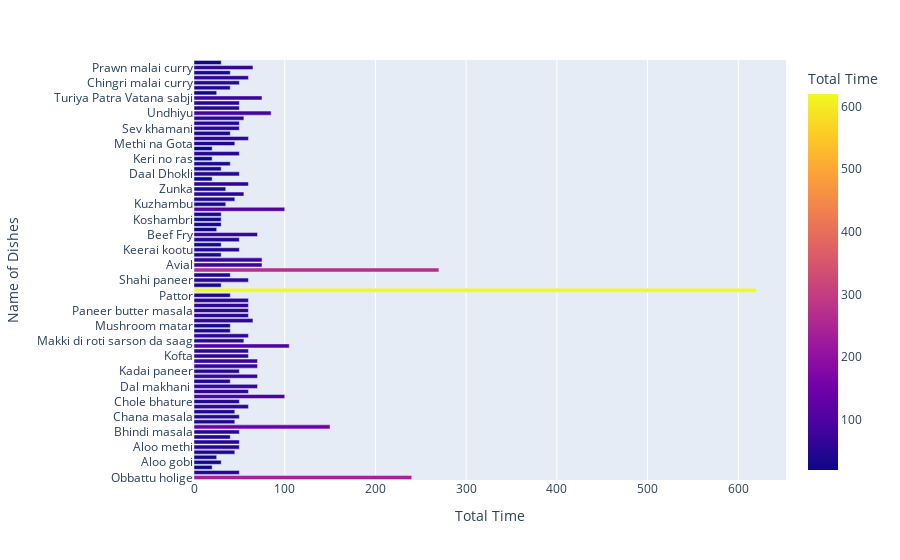

Notebook cell for this chart:
### Markdown cell above
### total time had taken by  main course to cook...

### Code cell
fig=px.bar(data_frame=main_course,x='total_time',y='name',color='total_time',
          orientation='h',labels={'name':'Name of Dishes','total_time':'Total Time '})
fig.show()

### Figure 1 — Plotly figure (JSON) as saved in the notebook; plotly's stock layout.template omitted (floating-point values rounded to 4 significant figures)
{"data": [{"alignmentgroup": "True", "hovertemplate": "Total Time =%{marker.color}<br>Name of Dishes=%{y}<extra></extra>", "legendgroup": "", "marker": {"color": [240, 50, 20, 30, 25, 45, 50, 50, 40, 50, 150, 45, 50, 45, 60, 50, 100, 60, 70, 40, 70, 50, 70, 70, 60, 60, 105, 55, 60, 40, 40, 65, 60, 60, 60, 60, 40, 620, 30, 60, 40, 270, 75, 75, 30, 50, 30, 50, 70, 25, 30, 30, 30, 100, 35, 45, 55, 35, 60, 20, 50, 30, 40, 20, 50, 20, 45, 60, 40, 50, 50, 55, 85, 50, 50, 75, 25, 40, 50, 60, 40, 65, 30], "coloraxis": "coloraxis"}, "name": "", "offsetgroup": "", "orientation": "h", "showlegend": false, "textposition": "auto", "type": "bar", "x": [240, 50, 20, 30, 25, 45, 50, 50, 40, 50, 150, 45, 50, 45, 60, 50, 100, 60, 70, 40, 70, 50, 70, 70, 60, 60, 105, 55, 60, 40, 40, 65, 60, 60, 60, 60, 40, 620, 30, 60, 40, 270, 75, 75, 30, 50, 30, 50, 70, 25, 30, 30, 30, 100, 35, 45, 55, 35, 60, 20, 50, 30, 40, 20, 50, 20, 45, 60, 40, 50, 50, 55, 85, 50, 50, 75, 25, 40, 50, 60, 40, 65, 30], "xaxis": "x", "y": ["Obbattu holige", "Maach Jhol", "Galho", "Aloo gobi", "Aloo tikki", "Aloo matar", "Aloo methi", "Aloo shimla mirch", "Bhatura", "Bhindi masala", "Biryani", "Butter chicken", "Chana masala", "Chicken razala", "Chicken Tikka masala", "Chole bhature", "Daal baati churma", "Daal puri", "Dal makhani ", "Dal tadka", "Dum aloo", "Kadai paneer", "Kadhi pakoda", "Karela bharta", "Kofta", "Lauki ke kofte", "Litti chokha", "Makki di roti sarson da saag", "Misi roti", "Mushroom do pyaza", "Mushroom matar", "Navrattan korma", "Palak paneer", "Paneer butter masala", "Paneer tikka masala", "Paratha", "Pattor", "Pindi chana", "Sattu ki roti", "Shahi paneer", "Vegetable jalfrezi", "Tandoori Chicken", "Avial", "Bisi bele bath", "Currivepillai sadam ", "Keerai kootu", "Keerai sadam", "Keerai poriyal", "Beef Fry", "Kootu", "Kos kootu", "Koshambri", "Kothamali sadam", "Kuzhakkattai", "Kuzhambu", "Chicken Varuval", "Amti", "Zunka", "Saath", "Bajri no rotlo", "Daal Dhokli", "Gatta curry", "Jeera Aloo", "Keri no ras", "Laapsi", "Koshimbir", "Methi na Gota", "Pav Bhaji", "Puri Bhaji", "Sev khamani", "Sev tameta", "Thalipeeth", "Undhiyu", "Veg Kolhapuri", "Vindaloo", "Turiya Patra Vatana sabji", "Alu Pitika", "Masor tenga", "Chingri malai curry", "Haq Maas", "Mishti Chholar Dal", "Prawn malai curry", "Shukto"], "yaxis": "y"}], "layout": {"barmode": "relative", "coloraxis": {"colorbar": {"title": {"text": "Total Time "}}, "colorscale": [[0, "#0d0887"], [0.1111, "#46039f"], [0.2222, "#7201a8"], [0.3333, "#9c179e"], [0.4444, "#bd3786"], [0.5556, "#d8576b"], [0.6667, "#ed7953"], [0.7778, "#fb9f3a"], [0.8889, "#fdca26"], [1, "#f0f921"]]}, "legend": {"tracegroupgap": 0}, "margin": {"t": 60}, "xaxis": {"anchor": "y", "domain": [0, 1], "title": {"text": "Total Time "}}, "yaxis": {"anchor": "x", "domain": [0, 1], "title": {"text": "Name of Dishes"}}}}
